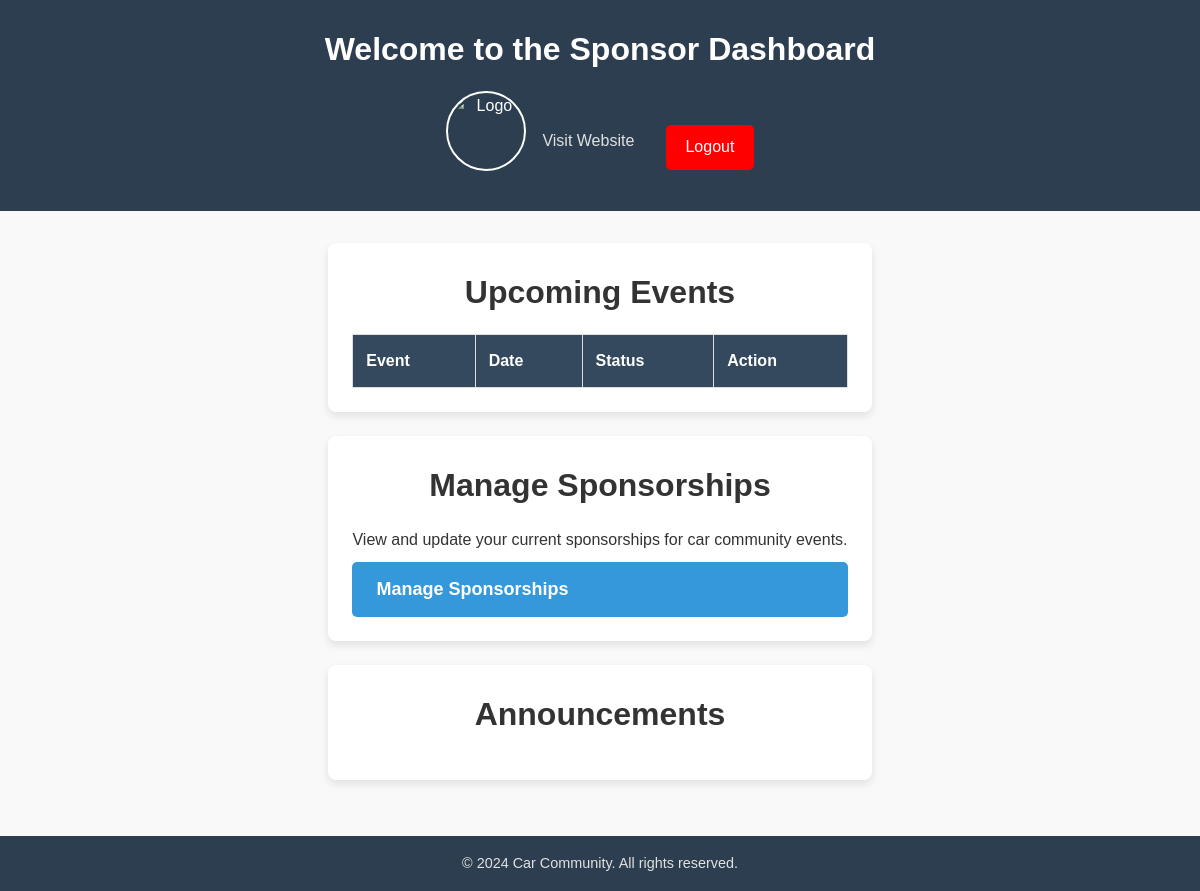
The app's page /sponsors/sponsors-dashboard/ (signed in), older data.
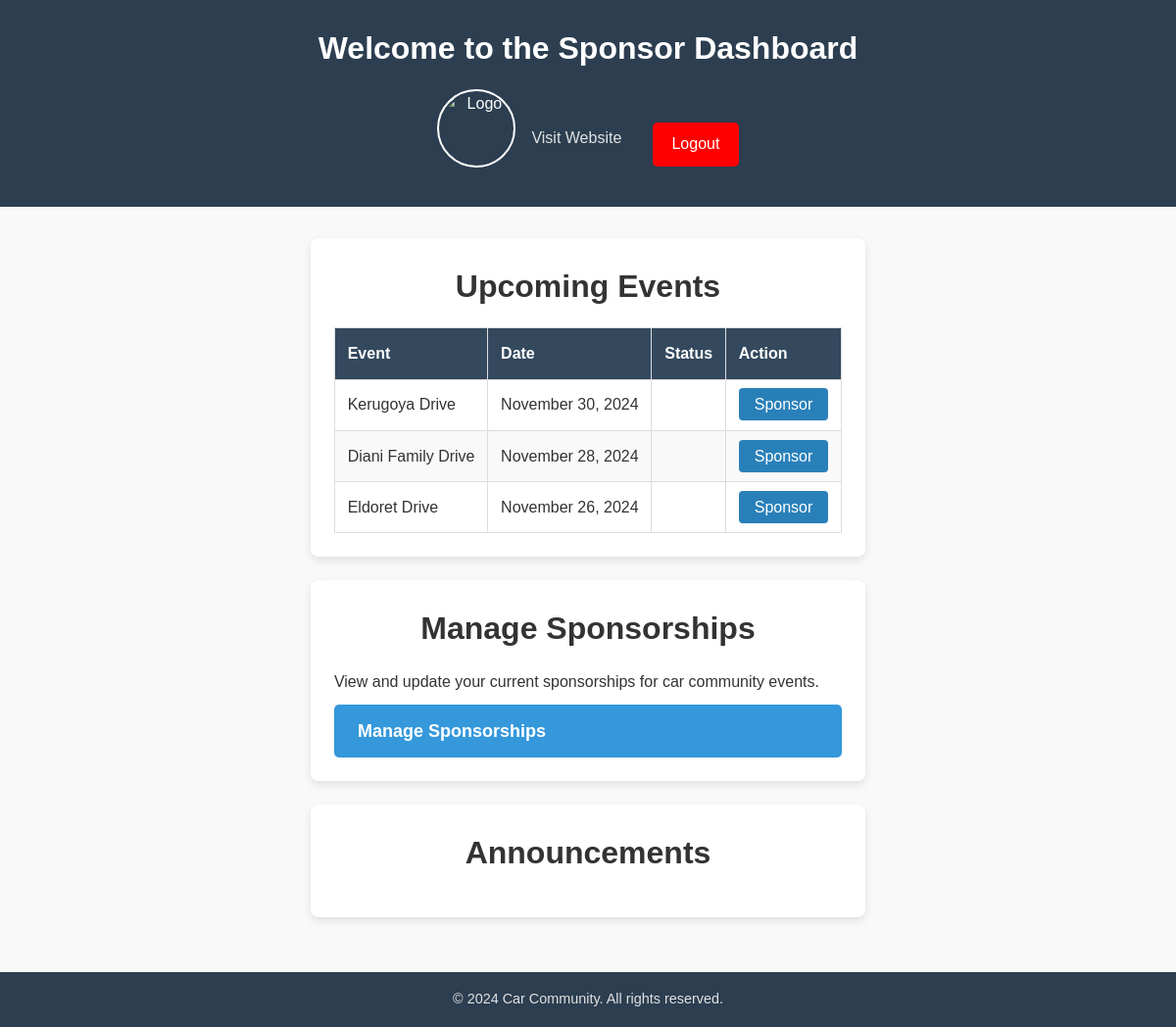
The same page, newer data.
### events/models.py (models this page shows, shortened)
class Event(models.Model):
    title = models.CharField(max_length=100)
    description = models.TextField()
    date = models.DateField()
    time = models.TimeField()
    location = models.CharField(max_length=255)
    registration_fee = models.DecimalField(max_digits=10, decimal_places=2)
    group = models.ForeignKey(CarGroup, on_delete=models.CASCADE, related_name='events')
    created_by = models.ForeignKey(User, on_delete=models.CASCADE, related_name='organized_events')
    attendees = models.ManyToManyField(User, through='EventRegistration', related_name='events')
    poster = models.ImageField(upload_to='event_posters/', null=True, blank=True)

### sponsors/decorators.py (the view)
    def wrap(request, *args, **kwargs):
        if not request.session.get('sponsor_id'):
            return redirect('sponsor_login')  # Redirect to sponsor login if not authenticated
        return function(request, *args, **kwargs)

### sponsors/sponsor_login_required.py (called while the page is built)
    def __call__(self, request):
        if request.path in [reverse('sponsors:sponsor_register'), reverse('sponsors:sponsor_login')]:
            return self.get_response(request)
        if request.path.startswith('/sponsors/') and not request.session.get('sponsor_id'):
            return redirect(reverse('sponsors:sponsor_login'))
        return self.get_response(request)

### sponsors/views.py (called while the page is built)
@sponsor_required
def sponsor_dashboard(request):
    user = request.user
    all_events = Event.objects.all()
    announcements = Announcement.objects.all().order_by('-date')[:5]  # Limit to the latest 5 announcements
    context = {
        'user': user,
        'all_events': all_events,
    }
    return render(request, 'sponsor_dashboard.html', context)

### sponsors/templates/sponsor_dashboard.html (shortened to what this page needs)
{% load static %}
<!DOCTYPE html>
<html lang="en">
<head>
    <link rel="stylesheet" href="{% static 'css/styles.css' %}">
</head>
<body>
    <header class="sponsor-header">
        <h1>Welcome to the Sponsor Dashboard</h1>
        <div class="sponsor-profile">
            <img src="{{ user.sponsor.logo.url }}" alt="Logo" class="sponsor-logo">
            <div class="sponsor-info">
                <a href="{{ user.sponsor.website_url }}" target="_blank">Visit Website</a>
            </div>
            <a class="sponsor-logout" href="{% url 'garibuntu:logout' %}">Logout</a>
        </div>
    </header>
    <main class="sponsor-main">
        <section class="dashboard-section">
            <h2>Upcoming Events</h2>
            <table class="event-table">
                <thead>
                    <tr>
                        <th>Event</th>
                        <th>Date</th>
                        <th>Status</th>
                        <th>Action</th>
                    </tr>
                </thead>
                <tbody>
                    {% for event in all_events %}
                        <tr>
                            <td>{{ event.title }}</td>
                            <td>{{ event.date|date:"F j, Y" }}</td>
                            <td>{{ event.status }}</td>
                            <td>
                                {% if not event.is_sponsored %}
                                    <a href="{% url 'sponsors:sponsor_event' %}" class="btn-action">Sponsor</a>
                                {% else %}
                                    Sponsored
                                {% endif %}
                            </td>
                        </tr>
                    {% endfor %}
                </tbody>
            </table>
        </section>
        <section class="dashboard-section">
            <h2>Manage Sponsorships</h2>
            <p>View and update your current sponsorships for car community events.</p>
            <a href="{% url 'sponsors:sponsor_event' %}" class="btn-primary">Manage Sponsorships</a>
        </section>
        <section class="dashboard-section">
            <h2>Announcements</h2>
        </section>
    </main>
    <footer class="sponsor-footer">
        <p>&copy; 2024 Car Community. All rights reserved.</p>
    </footer>
</body>
</html>

Row changes from the older to the newer data that the page shows:
added Event: title "Kerugoya Drive", date "November 30, 2024"
added Event: title "Diani Family Drive", date "November 28, 2024"
added Event: title "Eldoret Drive", date "November 26, 2024"
